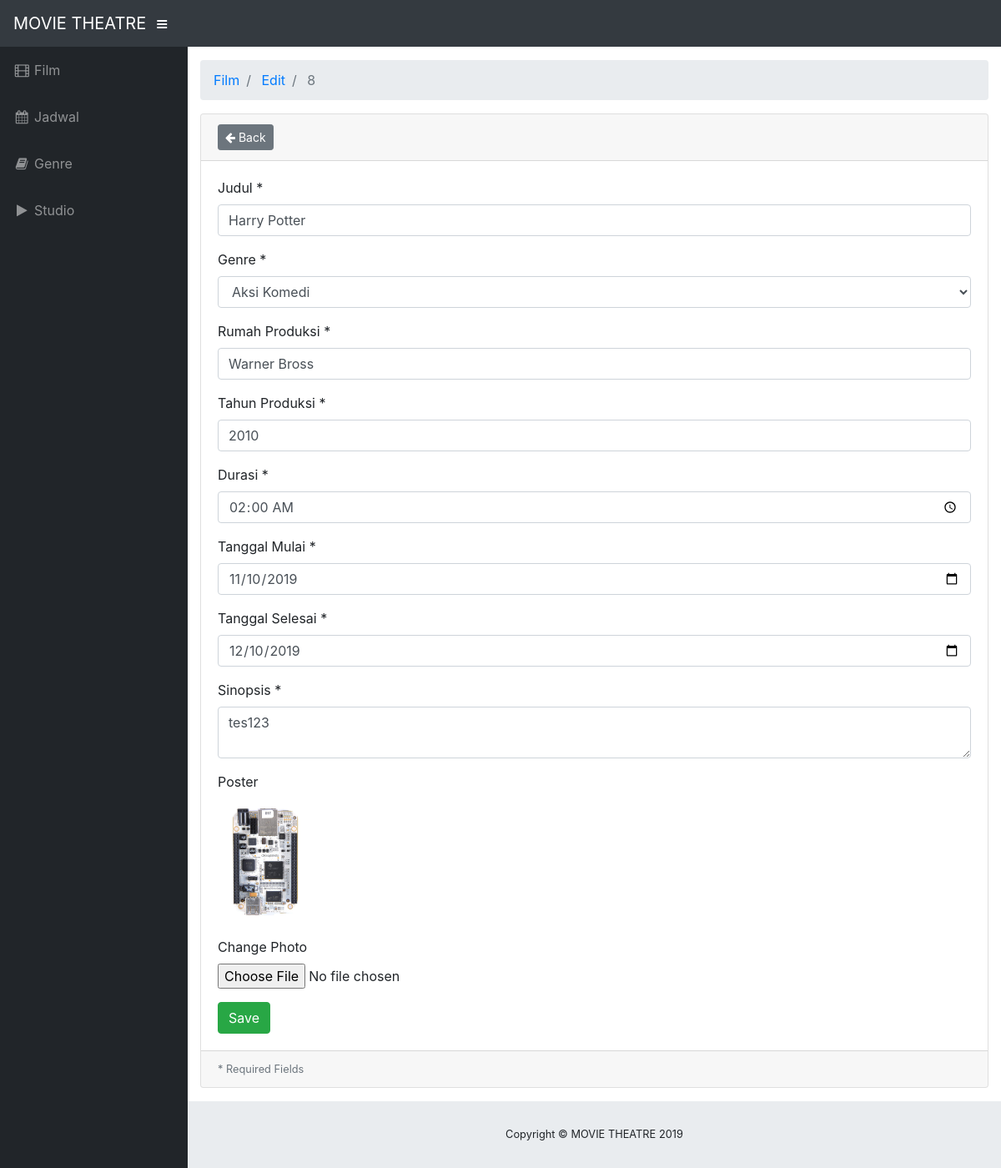
Screenshot of /film/edit/8 with the database file from the repository.
### tables this page shows
CREATE TABLE `tbl_film` (
  `id_film` int(11) NOT NULL,
  `judul` varchar(100) DEFAULT NULL,
  `id_genre` int(11) DEFAULT NULL,
  `rumah_produksi` varchar(100) DEFAULT NULL,
  `tahun_produksi` year(4) DEFAULT NULL,
  `durasi` time DEFAULT NULL,
  `tanggal_mulai` date DEFAULT NULL,
  `tanggal_selesai` date DEFAULT NULL,
  `sinopsis` varchar(200) DEFAULT NULL,
  `poster` varchar(255) DEFAULT 'default.jpg'
);

### application/controllers/Film.php (called while the page is built, shortened)
<?php
class Film extends CI_Controller
{
    public function __construct()
    {
        $this->load->model("film_model");
        $this->load->library('form_validation');
    }
    public function edit($id=null)
    {
        $data["film"] = $this->film_model->getById($id);
        $this->load->view("film/edit_form.php", $data);
    }
}

### index.php (called while the page is built, shortened)
<?php
require_once BASEPATH.'core/CodeIgniter.php';

### application/models/Film_model.php (called while the page is built, shortened)
<?php defined('BASEPATH') OR exit('No direct script access allowed');
class Film_model extends CI_Model
{
    private $_table = "tbl_film";
    public function getById($id)
    {
        return $this->db->get_where($this->_table, ["id_film" => $id])->row();
    }
}

### application/views/film/edit_form.php (the view, shortened to what this page needs)
<!DOCTYPE html>
<html lang="en">
<head>
</head>
<body id="page-top">
	<div id="wrapper">
		<div id="content-wrapper">
			<div class="container-fluid">
				<div class="card mb-3">
					<div class="card-header">
						<a href="<?php echo site_url('film') ?>" class="btn btn-sm btn-secondary"><i class="fa fa-arrow-left"></i> Back</a>
					</div>
					<div class="card-body">
						<form action="<?php base_url('film/edit') ?>" method="post" enctype="multipart/form-data" >
							<div class="form-group">
								<label for="judul">Judul *</label>
								<input class="form-control <?php echo form_error('judul') ? 'is-invalid':'' ?>"
								type="text" name="judul" min="0" placeholder="Judul" value="<?php echo $film->judul ?>" />
							</div>
							<div class="form-group">
								<label for="genre">Genre *</label>
								<?php
								 	echo select_option('genre','tbl_genre','nama_genre','id_genre',$film->id_genre,null,null,'<option>Pilih Genre</option>');
								 ?>
							</div>
							<div class="form-group">
								<label for="rumah_produksi">Rumah Produksi *</label>
								<input class="form-control <?php echo form_error('rumah_produksi') ? 'is-invalid':'' ?>"
								type="text" name="rumah_produksi" min="0" placeholder="Rumah Produksi" value="<?php echo $film->rumah_produksi ?>" />
							</div>
							<div class="form-group">
								<label for="tahun_produksi">Tahun Produksi *</label>
								<input class="form-control <?php echo form_error('tahun_produksi') ? 'is-invalid':'' ?>"
								type="number" name="tahun_produksi" min="0" placeholder="Tahun Produksi" value="<?php echo $film->tahun_produksi ?>" />
							</div>
							<div class="form-group">
								<label for="durasi">Durasi *</label>
								<input class="form-control <?php echo form_error('durasi') ? 'is-invalid':'' ?>"
								type="time" name="durasi" min="0" placeholder="Durasi" value="<?php echo $film->durasi ?>" />
							</div>
							<div class="form-group">
								<label for="tanggal_mulai">Tanggal Mulai *</label>
								<input class="form-control <?php echo form_error('tanggal_mulai') ? 'is-invalid':'' ?>"
								type="date" name="tanggal_mulai" min="0" placeholder="Tanggal Mulai" value="<?php echo $film->tanggal_mulai ?>" />
							</div>
							<div class="form-group">
								<label for="tanggal_selesai">Tanggal Selesai *</label>
								<input class="form-control <?php echo form_error('tanggal_selesai') ? 'is-invalid':'' ?>"
								type="date" name="tanggal_selesai" min="0" placeholder="Tanggal Selesai" value="<?php echo $film->tanggal_selesai ?>" />
							</div>
							<div class="form-group">
								<label for="sinopsis">Sinopsis *</label>
								<textarea class="form-control <?php echo form_error('sinopsis') ? 'is-invalid':'' ?>"
									name="sinopsis" placeholder="Sinopsis..."><?php echo $film->sinopsis ?></textarea>
								</div>
								<div class="form-group">
									<label for="poster">Poster</label>
									<div>
										<img src="<?php echo base_url('upload/film/'.$film->poster) ?>" height="150" />
									</div>
								</div>
								<div class="form-group">
									<label>Change Photo </label>
										<input class="form-control-file <?php echo form_error('poster') ? 'is-invalid':'' ?>" name="image" type="file">
								</div>
								<input class="btn btn-success" type="submit" name="btn" value="Save" />
							</form>
						</div>
						<div class="card-footer small text-muted">
							* Required Fields
						</div>
					</div>
				</div>
			</div>
		</body>
		</html>

### rows the page displays
tbl_film: judul "Harry Potter", rumah_produksi "Warner Bross", tahun_produksi "2010", durasi "02:00:00", tanggal_mulai "11/10/2019", tanggal_selesai "12/10/2019", sinopsis "tes123", poster (picture)

### other values shown
SITE_NAME "MOVIE THEATRE"
$segment "Film"
$segment "Edit"
$segment "8"
Date('Y') "2019"
form field genre "Aksi Komedi"
